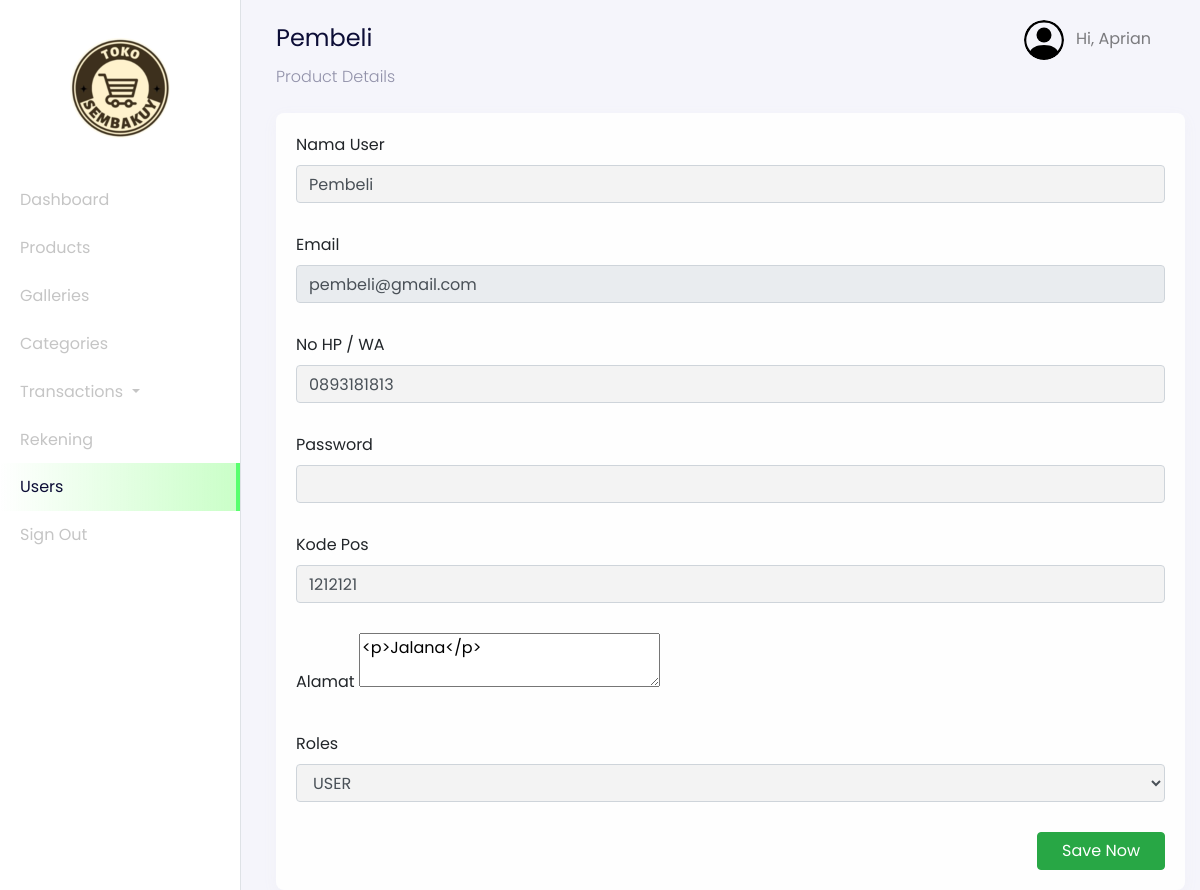
The app's page /admin?page=users-details&id=14 (signed in) with its own data.
### tables this page shows
CREATE TABLE `users` (
  `id_user` int(11) NOT NULL,
  `name` varchar(255) NOT NULL,
  `email` varchar(255) NOT NULL,
  `password` varchar(255) NOT NULL,
  `address` text DEFAULT NULL,
  `phone_number` varchar(255) NOT NULL,
  `postal_code` varchar(191) NOT NULL,
  `roles` varchar(255) NOT NULL
);

### config/config.php (called while the page is built, shortened)
<?php
$host = 'localhost';
$user = 'root';
$password = '';
$dbname = 'imk_tugas';
$conn = mysqli_connect($host, $user, $password, $dbname);
function query($query)
{
    global $conn;
    $result = mysqli_query($conn, $query);
    $rows = [];
    while ($row = mysqli_fetch_assoc($result)) {
        $rows[] = $row;
    }
    return $rows;
}
?>

### admin/users/dashboard-users-details.php (the view, shortened to what this page needs)
<?php
$id = $_GET["id"];
$users = query("SELECT * FROM users WHERE id_user = $id")[0];
?>
<nav
  class="navbar navbar-expand-lg navbar-light navbar-store fixed-top"
  data-aos="fade-down"
>
  <div class="container-fluid">
    <div class="collpase navbar-collapse" id="navbarResponsive">
      <ul class="navbar-nav d-none d-lg-flex ml-auto">
        <li class="nav-item dropdown">
          <a
            href="#"
            class="nav-link"
            id="navbarDropdown"
            role="button"
            data-toggle="dropdown"
          >
          <img
              src="../assets/images/person-circle.svg"
              alt="profile"
              height="40px"
              class="rounded-circle mr-2 profile-picture"
            />
            <?php
              $id_user = $_SESSION['user'];
              $user = query("SELECT * FROM users WHERE id_user = $id_user")[0];
            ?>
            Hi, <?= $user["name"]; ?>
          </a>
        </li>
      </ul>
    </div>
  </div>
</nav>
<div
  class="section-content section-dashboard-home"
  data-aos="fade-up"
>
  <div class="container-fluid">
    <div class="dashboard-heading">
      <h2 class="dashboard-title"><?= $users["name"]; ?></h2>
      <p class="dashboard-subtitle">Product Details</p>
    </div>
    <div class="dashboard-content">
      <div class="row">
        <div class="col-12 mt-2">
          <form action="" method="POST">
            <div class="card">
              <div class="card-body">
                  <div class="row">
                    <div class="col-md-12">
                      <div class="form-group">
                        <label for="name">Nama User</label>
                        <input
                          type="text"
                          name="name"
                          id="name"
                          class="form-control"
                          value="<?= $users["name"]; ?>"
                          required
                        />
                      </div>
                    </div>
                    <div class="col-md-12">
                      <div class="form-group">
                        <label for="email">Email</label>
                        <input
                          type="text"
                          name="email"
                          id="email"
                          class="form-control"
                          value="<?= $users["email"]; ?>"
                          readonly
                        />
                      </div>
                    </div>
                    <div class="col-md-12">
                      <div class="form-group">
                        <label for="phone_number">No HP / WA</label>
                        <input
                          type="number"
                          name="phone_number"
                          id="phone_number"
                          class="form-control"
                          value="<?= $users["phone_number"]; ?>"
                          required
                        />
                      </div>
                    </div>
                    <div class="col-md-12">
                      <div class="form-group">
                        <label for="password">Password</label>
                        <input
                          type="password"
                          name="password"
                          id="password"
                          class="form-control"
                        />
                      </div>
                    </div>
                    <div class="col-md-12">
                      <div class="form-group">
                        <label for="code">Kode Pos</label>
                        <input
                          type="text"
                          name="code"
                          id="code"
                          class="form-control"
                          value="<?= $users["postal_code"]; ?>"
                        />
                      </div>
                    </div>
                    <div class="col-md-12">
                      <div class="form-group">
                        <label>Alamat</label>
                        <textarea name="alamat" id="editor" required><?= $users["address"]; ?></textarea>
                      </div>
                    </div>
                    <div class="col-md-12">
                      <div class="form-group">
                        <label for="roles">Roles</label>
                        <select name="roles" id="roles" class="form-control" required>
                          <option value="<?= $users["roles"]; ?>" selected><?= $users["roles"]; ?></option>
                        </select>
                      </div>
                    </div>
                  </div>
                  <div class="row">
                    <div class="col-12 text-right">
                      <button
                        type="submit"
                        name="updateUser"
                        class="btn btn-success px-4"
                      >
                        Save Now
                      </button>
                    </div>
                  </div>
              </div>
            </div>
          </form>
        </div>
      </div>
    </div>
  </div>
</div>

### records on screen
users: name "Aprian"
users: name "Pembeli", email "pembeli@gmail.com", phone_number "0893181813", code "1212121", alamat "<p>Jalana</p>", roles "USER"
